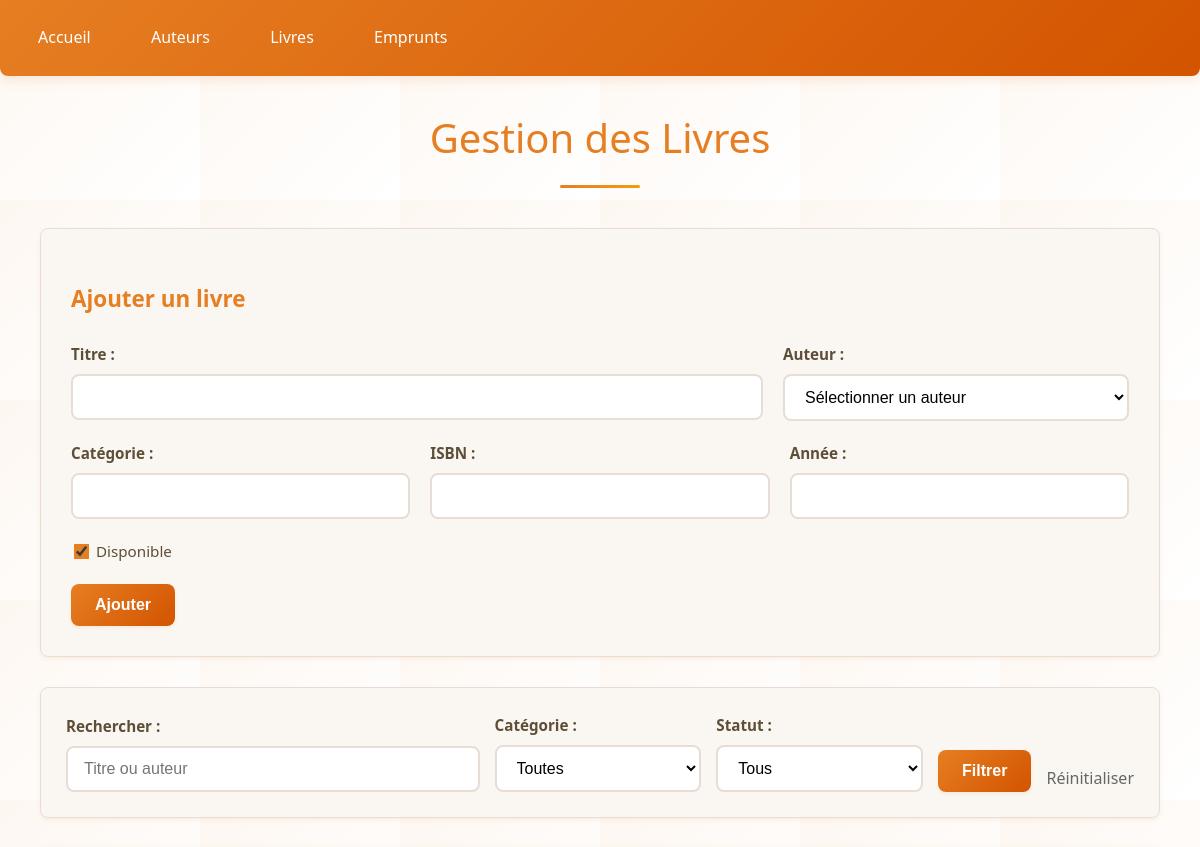
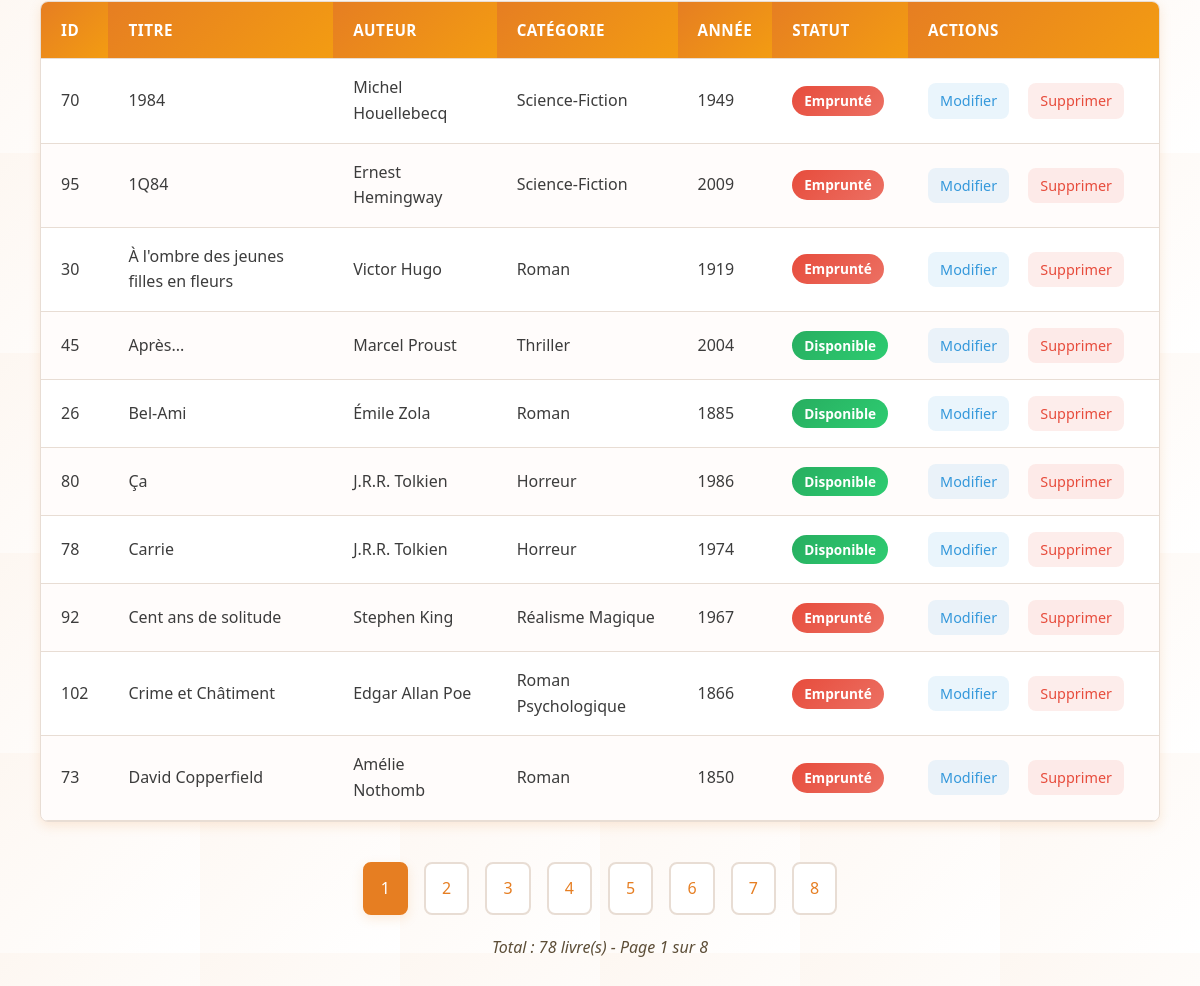
The page /livres_commente.php on the database its author committed (2 pictures, top to bottom).
### tables this page shows
CREATE TABLE IF NOT EXISTS `livres` (
  `id_livre` int NOT NULL AUTO_INCREMENT,
  `titre` varchar(200) NOT NULL,
  `id_auteur` int DEFAULT NULL,
  `categorie` varchar(50) DEFAULT NULL,
  `isbn` varchar(13) DEFAULT NULL,
  `annee_publication` int DEFAULT NULL,
  `disponible` tinyint(1) DEFAULT '1',
  PRIMARY KEY (`id_livre`),
  KEY `id_auteur` (`id_auteur`)
);

### livres_commente.php (the view, shortened to what this page needs)
<?php
require_once 'config.php';
$search = $_GET['search'] ?? '';
$page = max(1, $_GET['page'] ?? 1);
$limit = 10;
$offset = ($page - 1) * $limit;
$editLivre = null;
$whereConditions = [];
$params = [];
$whereClause = $whereConditions ? "WHERE " . implode(" AND ", $whereConditions) : "";
$countStmt = $pdo->prepare("SELECT COUNT(*) FROM livres l JOIN auteurs a ON l.id_auteur = a.id_auteur $whereClause");
$countStmt->execute($params);
$total = $countStmt->fetchColumn();
$totalPages = ceil($total / $limit);
$stmt = $pdo->prepare("
    SELECT l.*, CONCAT(a.prenom, ' ', a.nom) as auteur
    FROM livres l
    JOIN auteurs a ON l.id_auteur = a.id_auteur
    $whereClause
    ORDER BY l.titre
    LIMIT $limit OFFSET $offset
");
$stmt->execute($params);
$livres = $stmt->fetchAll();
?>
<!DOCTYPE html>
<html lang="fr">
<head>
    <link rel="stylesheet" href="style.css">
</head>
<body>
    <div class="nav">
        <a href="index.php">Accueil</a>
        <a href="auteurs.php">Auteurs</a>
        <a href="livres.php">Livres</a>
        <a href="emprunts.php">Emprunts</a>
    </div>
    <div class="container">
        <h1>Gestion des Livres</h1>
        <div class="form-container">
            <h3><?= $editLivre ? 'Modifier' : 'Ajouter' ?> un livre</h3>
            <form method="POST">
                <div class="grid-2">
                    <div class="form-group">
                        <label>Titre :</label>
                        <input type="text" name="titre" value="<?= $editLivre['titre'] ?? '' ?>" required>
                    </div>
                    <div class="form-group">
                        <label>Auteur :</label>
                        <select name="id_auteur" required>
                            <option value="">Sélectionner un auteur</option>
                        </select>
                    </div>
                </div>
                <div class="grid-3">
                    <div class="form-group">
                        <label>Catégorie :</label>
                        <input type="text" name="categorie" value="<?= $editLivre['categorie'] ?? '' ?>">
                    </div>
                    <div class="form-group">
                        <label>ISBN :</label>
                        <input type="text" name="isbn" value="<?= $editLivre['isbn'] ?? '' ?>">
                    </div>
                    <div class="form-group">
                        <label>Année :</label>
                        <input type="number" name="annee_publication" value="<?= $editLivre['annee_publication'] ?? '' ?>">
                    </div>
                </div>
                <div class="form-group">
                    <label>
                        <input type="checkbox" name="disponible" value="1"
                               <?= (!$editLivre || $editLivre['disponible']) ? 'checked' : '' ?>>
                        Disponible
                    </label>
                </div>
                <button type="submit"><?= $editLivre ? 'Modifier' : 'Ajouter' ?></button>
            </form>
        </div>
        <div class="search">
            <form method="GET">
                <div class="grid-2-1-1">
                    <div>
                        <label>Rechercher :</label>
                        <input type="text" name="search"
                               value="<?= htmlspecialchars($search) ?>"
                               placeholder="Titre ou auteur">
                    </div>
                    <div>
                        <label>Catégorie :</label>
                        <select name="categorie">
                            <option value="">Toutes</option>
                        </select>
                    </div>
                    <div>
                        <label>Statut :</label>
                        <select name="disponible">
                            <option value="">Tous</option>
                        </select>
                    </div>
                    <button type="submit">Filtrer</button>
                    <a href="livres.php" style="text-decoration: none; color: #666;">Réinitialiser</a>
                </div>
            </form>
        </div>
        <table>
            <thead>
                <tr>
                    <th>ID</th>
                    <th>Titre</th>
                    <th>Auteur</th>
                    <th>Catégorie</th>
                    <th>Année</th>
                    <th>Statut</th>
                    <th>Actions</th>
                </tr>
            </thead>
            <tbody>
                <?php foreach ($livres as $livre): ?>
                <tr>
                    <td><?= $livre['id_livre'] ?></td>
                    <td><?= htmlspecialchars($livre['titre']) ?></td>
                    <td><?= htmlspecialchars($livre['auteur']) ?></td>
                    <td><?= htmlspecialchars($livre['categorie']) ?></td>
                    <td><?= $livre['annee_publication'] ?></td>
                    <td>
                        <span class="<?= $livre['disponible'] ? 'status-disponible' : 'status-indisponible' ?>">
                            <?= $livre['disponible'] ? 'Disponible' : 'Emprunté' ?>
                        </span>
                    </td>
                    <td class="actions">
                        <a href="?edit=<?= $livre['id_livre'] ?>" class="btn-edit">Modifier</a>
                        <a href="?delete=<?= $livre['id_livre'] ?>"
                           class="btn-delete"
                           onclick="return confirm('Êtes-vous sûr ?')">Supprimer</a>
                    </td>
                </tr>
                <?php endforeach; ?>
            </tbody>
        </table>
        <?php if ($totalPages > 1): ?>
        <div class="pagination">
            <?php
            $queryParams = [];
            $queryString = $queryParams ? '&' . implode('&', $queryParams) : '';
            ?>
            <?php for ($i = 1; $i <= $totalPages; $i++): ?>
                <a href="?page=<?= $i ?><?= $queryString ?>"
                   class="<?= $i == $page ? 'current' : '' ?>"><?= $i ?></a>
            <?php endfor; ?>
        </div>
        <?php endif; ?>
        <p>Total : <?= $total ?> livre(s) - Page <?= $page ?> sur <?= $totalPages ?></p>
    </div>
</body>
</html>

### rows shown on the page
livres: id_livre "70", titre "1984", auteur "Michel Houellebecq", categorie "Science-Fiction", annee_publication "1949", disponible "Emprunté"
livres: id_livre "95", titre "1Q84", auteur "Ernest Hemingway", categorie "Science-Fiction", annee_publication "2009", disponible "Emprunté"
livres: id_livre "30", titre "À l'ombre des jeunes filles en fleurs", auteur "Victor Hugo", categorie "Roman", annee_publication "1919", disponible "Emprunté"
livres: id_livre "45", titre "Après...", auteur "Marcel Proust", categorie "Thriller", annee_publication "2004", disponible "Disponible"
livres: id_livre "26", titre "Bel-Ami", auteur "Émile Zola", categorie "Roman", annee_publication "1885", disponible "Disponible"
livres: id_livre "80", titre "Ça", auteur "J.R.R. Tolkien", categorie "Horreur", annee_publication "1986", disponible "Disponible"
livres: id_livre "78", titre "Carrie", auteur "J.R.R. Tolkien", categorie "Horreur", annee_publication "1974", disponible "Disponible"
livres: id_livre "92", titre "Cent ans de solitude", auteur "Stephen King", categorie "Réalisme Magique", annee_publication "1967", disponible "Emprunté"
livres: id_livre "102", titre "Crime et Châtiment", auteur "Edgar Allan Poe", categorie "Roman Psychologique", annee_publication "1866", disponible "Emprunté"
livres: id_livre "73", titre "David Copperfield", auteur "Amélie Nothomb", categorie "Roman", annee_publication "1850", disponible "Emprunté"

### other values the page prints
$total "78"
$page "1"
$totalPages "8"
